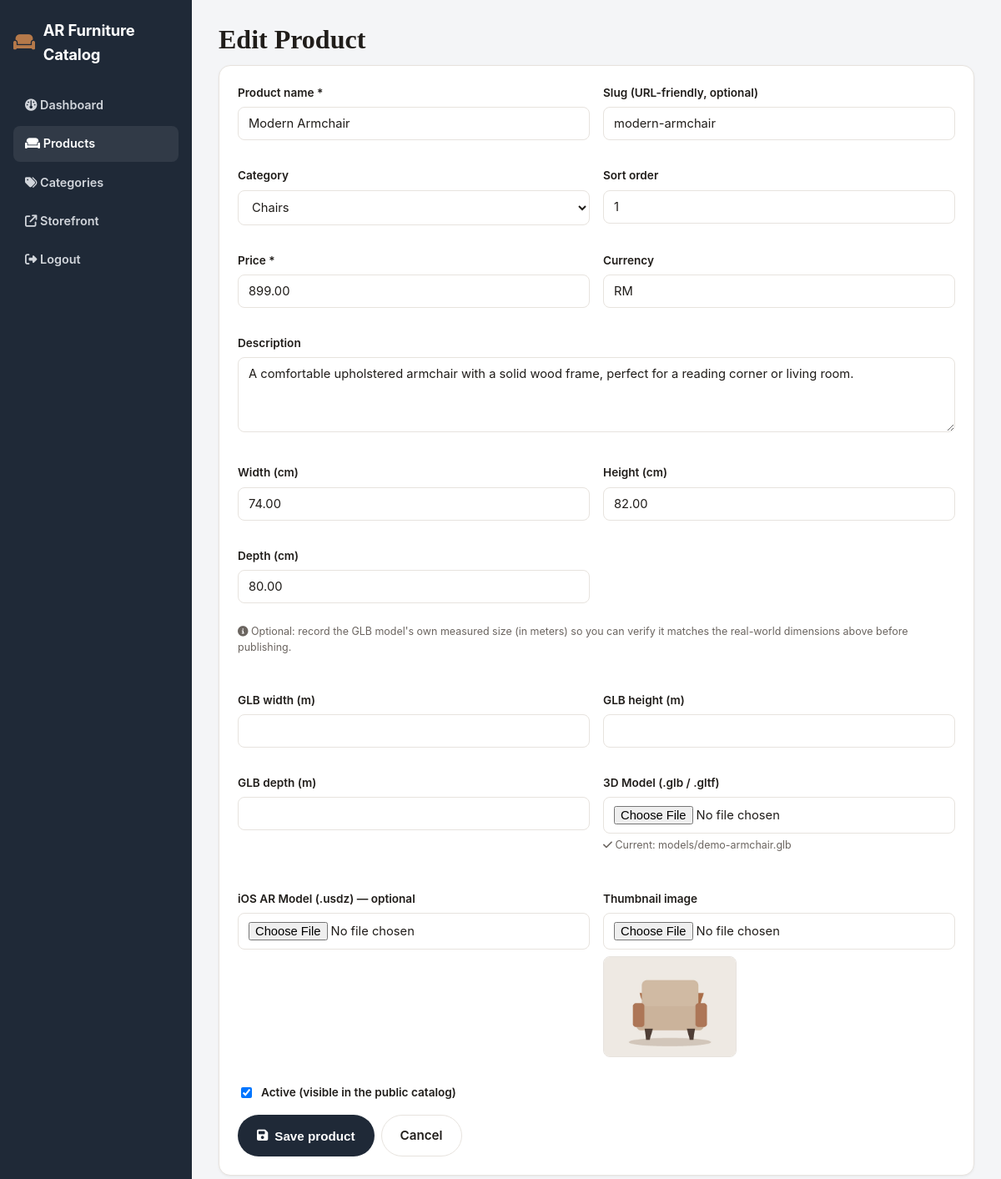
The app's page /admin/product_edit.php?id=1 (signed in) with its own data.
### tables this page shows
CREATE TABLE IF NOT EXISTS `products` (
  `id` INT UNSIGNED NOT NULL AUTO_INCREMENT,
  `category_id` INT UNSIGNED NULL,
  `slug` VARCHAR(160) NOT NULL,
  `name` VARCHAR(160) NOT NULL,
  `description` TEXT NULL,
  `price` DECIMAL(10,2) NOT NULL DEFAULT 0.00,
  `currency` VARCHAR(8) NOT NULL DEFAULT 'RM',
  `glb_path` VARCHAR(255) NULL,
  `usdz_path` VARCHAR(255) NULL,
  `thumb_path` VARCHAR(255) NULL,
  `width_cm` DECIMAL(8,2) NULL,
  `height_cm` DECIMAL(8,2) NULL,
  `depth_cm` DECIMAL(8,2) NULL,
  `glb_x_m` DECIMAL(8,4) NULL,
  `glb_y_m` DECIMAL(8,4) NULL,
  `glb_z_m` DECIMAL(8,4) NULL,
  `is_active` TINYINT(1) NOT NULL DEFAULT 1,
  `sort_order` INT NOT NULL DEFAULT 0,
  `created_at` DATETIME NOT NULL DEFAULT CURRENT_TIMESTAMP,
  `updated_at` DATETIME NOT NULL DEFAULT CURRENT_TIMESTAMP ON UPDATE CURRENT_TIMESTAMP,
  PRIMARY KEY (`id`),
  UNIQUE KEY `uq_products_slug` (`slug`),
  KEY `idx_products_category` (`category_id`),
  KEY `idx_products_active_sort` (`is_active`, `sort_order`),
  CONSTRAINT `fk_products_category`
    FOREIGN KEY (`category_id`) REFERENCES `categories` (`id`)
    ON DELETE SET NULL ON UPDATE CASCADE
);

CREATE TABLE IF NOT EXISTS `categories` (
  `id` INT UNSIGNED NOT NULL AUTO_INCREMENT,
  `slug` VARCHAR(120) NOT NULL,
  `name` VARCHAR(120) NOT NULL,
  `sort_order` INT NOT NULL DEFAULT 0,
  `is_active` TINYINT(1) NOT NULL DEFAULT 1,
  `created_at` DATETIME NOT NULL DEFAULT CURRENT_TIMESTAMP,
  PRIMARY KEY (`id`),
  UNIQUE KEY `uq_categories_slug` (`slug`)
);

### includes/products.php (called while the page is built, shortened)
<?php
require_once __DIR__ . '/db.php';
require_once __DIR__ . '/functions.php';
function products_get_by_id(int $id): ?array
{
    $pdo = get_db();
    $stmt = $pdo->prepare('SELECT * FROM products WHERE id = :id LIMIT 1');
    $stmt->execute(['id' => $id]);
    $row = $stmt->fetch();
    return $row ?: null;
}

### config/config.php (called while the page is built, shortened)
<?php
$envFile = dirname(__DIR__) . '/.env';
$env = is_file($envFile)
    ? parse_ini_file($envFile, false, INI_SCANNER_RAW)
    : [];
$envValue = static function (string $key, string $default = '') use ($env): string {
    $serverValue = getenv($key);
    if ($serverValue !== false) {
        return (string) $serverValue;
    }
    return isset($env[$key])
        ? (string) $env[$key]
        : $default;
};
return [
    'app' => [
        'name' => $envValue('APP_NAME', 'AR Furniture Catalog'),
        'base_url' => $envValue('APP_BASE_URL'),
        'timezone' => $envValue('APP_TIMEZONE', 'Asia/Kuala_Lumpur'),
        'default_currency' => 'RM',
    ],
    'db' => [
        'host' => $envValue('DB_HOST', 'localhost'),
        'name' => $envValue('DB_NAME', 'ar_furniture'),
        'user' => $envValue('DB_USER', 'root'),
        'pass' => $envValue('DB_PASS'),
        'charset' => 'utf8mb4',
    ],
    'uploads' => [
        'models_dir' => 'models',
        'thumbs_dir' => 'uploads/thumbs',
        'max_model_mb' => max(1, (int) $envValue('MAX_MODEL_MB', '100')),
        'max_image_mb' => max(1, (int) $envValue('MAX_IMAGE_MB', '5')),
        'allowed_model_ext' => ['glb', 'gltf', 'usdz'],
        'allowed_image_ext' => ['jpg', 'jpeg', 'png', 'webp'],
    ],
];

### includes/db.php (called while the page is built, shortened)
<?php
function get_db(): PDO
{
    static $pdo = null;
    if ($pdo instanceof PDO) {
        return $pdo;
    }
    $config = require __DIR__ . '/../config/config.php';
    $db = $config['db'];
    $dsn = sprintf(
        'mysql:host=%s;dbname=%s;charset=%s',
        $db['host'],
        $db['name'],
        $db['charset'] ?? 'utf8mb4'
    );
    try {
        $pdo = new PDO($dsn, $db['user'], $db['pass'], [
            PDO::ATTR_ERRMODE            => PDO::ERRMODE_EXCEPTION,
            PDO::ATTR_DEFAULT_FETCH_MODE => PDO::FETCH_ASSOC,
            PDO::ATTR_EMULATE_PREPARES   => false,
        ]);
    } catch (PDOException $e) {
        error_log('[AR Furniture] DB connection failed: ' . $e->getMessage());
        http_response_code(500);
        echo '<!doctype html><html><head><meta charset="utf-8">'
           . '<title>Service unavailable</title></head><body style="font-family:sans-serif;'
           . 'max-width:600px;margin:80px auto;text-align:center;color:#333;">'
           . '<h1>Database unavailable</h1>'
           . '<p>Please check the database configuration and try again shortly.</p>'
           . '</body></html>';
        exit;
    }
    return $pdo;
}

### includes/functions.php (called while the page is built, shortened)
<?php
function app_config(): array
{
    static $config = null;
    if ($config === null) {
        $config = require __DIR__ . '/../config/config.php';
    }
    return $config;
}
function h(?string $value): string
{
    return htmlspecialchars($value ?? '', ENT_QUOTES, 'UTF-8');
}
function base_url(): string
{
    $config = app_config();
    $isHttps = (
        (!empty($_SERVER['HTTPS']) && $_SERVER['HTTPS'] !== 'off') ||
        (($_SERVER['HTTP_X_FORWARDED_PROTO'] ?? '') === 'https') ||
        (($_SERVER['SERVER_PORT'] ?? '') == 443)
    );
    $scheme = $isHttps ? 'https' : 'http';
    $host   = $_SERVER['HTTP_HOST'] ?? 'localhost';
    $scriptDir = str_replace('\\', '/', dirname($_SERVER['SCRIPT_NAME'] ?? ''));
    foreach (['/admin', '/api'] as $sub) {
        if (substr($scriptDir, -strlen($sub)) === $sub) {
            $scriptDir = substr($scriptDir, 0, -strlen($sub));
        }
    }
    $scriptDir = rtrim($scriptDir, '/');
    return $scheme . '://' . $host . $scriptDir;
}
function url(string $path = ''): string
{
    $path = ltrim($path, '/');
    return base_url() . ($path !== '' ? '/' . $path : '');
}
function asset_url(?string $relativePath): ?string
{
    return url($relativePath);
}

### includes/categories.php (called while the page is built, shortened)
<?php
require_once __DIR__ . '/db.php';
require_once __DIR__ . '/functions.php';
function categories_get_all(): array
{
    $pdo = get_db();
    $stmt = $pdo->query(
        'SELECT c.id, c.slug, c.name, c.sort_order, c.is_active, c.created_at,
                (SELECT COUNT(*) FROM products p WHERE p.category_id = c.id) AS product_count
         FROM categories c
         ORDER BY c.sort_order ASC, c.name ASC'
    );
    return $stmt->fetchAll();
}

### admin/product_edit.php (the view, shortened to what this page needs)
<?php
require_once __DIR__ . '/../includes/functions.php';
require_once __DIR__ . '/../includes/products.php';
require_once __DIR__ . '/../includes/categories.php';
$id = isset($_GET['id']) ? (int) $_GET['id'] : null;
$existing = $id ? products_get_by_id($id) : null;
$formData = $existing ?? [
    'category_id' => '', 'slug' => '', 'name' => '', 'description' => '',
    'price' => '', 'currency' => 'RM', 'width_cm' => '', 'height_cm' => '',
    'depth_cm' => '', 'glb_x_m' => '', 'glb_y_m' => '', 'glb_z_m' => '',
    'is_active' => 1, 'sort_order' => 0,
    'glb_path' => null, 'usdz_path' => null, 'thumb_path' => null,
];
$categories = categories_get_all();
require __DIR__ . '/../includes/admin_layout.php';
?>
<div class="admin-card">
    <form method="post" enctype="multipart/form-data"
          action="<?= h(url('admin/product_edit.php' . ($existing ? '?id=' . (int) $existing['id'] : ''))) ?>">
        <div class="form-grid">
            <div class="form-group">
                <label for="name">Product name *</label>
                <input type="text" id="name" name="name" required value="<?= h((string) $formData['name']) ?>">
            </div>
            <div class="form-group">
                <label for="slug">Slug (URL-friendly, optional)</label>
                <input type="text" id="slug" name="slug" value="<?= h((string) ($formData['slug'] ?? '')) ?>" placeholder="auto-generated from name if left blank">
            </div>
            <div class="form-group">
                <label for="category_id">Category</label>
                <select id="category_id" name="category_id">
                    <?php foreach ($categories as $c): ?>
                        <option value="<?= (int) $c['id'] ?>" <?= (string) ($formData['category_id'] ?? '') === (string) $c['id'] ? 'selected' : '' ?>>
                            <?= h($c['name']) ?>
                        </option>
                    <?php endforeach; ?>
                </select>
            </div>
            <div class="form-group">
                <label for="sort_order">Sort order</label>
                <input type="number" id="sort_order" name="sort_order" value="<?= h((string) $formData['sort_order']) ?>">
            </div>
            <div class="form-group">
                <label for="price">Price *</label>
                <input type="number" step="0.01" min="0" id="price" name="price" required value="<?= h((string) $formData['price']) ?>">
            </div>
            <div class="form-group">
                <label for="currency">Currency</label>
                <input type="text" id="currency" name="currency" value="<?= h((string) $formData['currency']) ?>" maxlength="8">
            </div>
            <div class="form-group full">
                <label for="description">Description</label>
                <textarea id="description" name="description"><?= h((string) $formData['description']) ?></textarea>
            </div>
            <div class="form-group">
                <label for="width_cm">Width (cm)</label>
                <input type="number" step="0.1" id="width_cm" name="width_cm" value="<?= h((string) ($formData['width_cm'] ?? '')) ?>">
            </div>
            <div class="form-group">
                <label for="height_cm">Height (cm)</label>
                <input type="number" step="0.1" id="height_cm" name="height_cm" value="<?= h((string) ($formData['height_cm'] ?? '')) ?>">
            </div>
            <div class="form-group">
                <label for="depth_cm">Depth (cm)</label>
                <input type="number" step="0.1" id="depth_cm" name="depth_cm" value="<?= h((string) ($formData['depth_cm'] ?? '')) ?>">
            </div>
            <div class="form-group full">
                <p class="helper-text" style="margin-top:-8px;">
                    <i class="fa-solid fa-circle-info"></i>
                    Optional: record the GLB model's own measured size (in meters) so you can verify it
                    matches the real-world dimensions above before publishing.
                </p>
            </div>
            <div class="form-group">
                <label for="glb_x_m">GLB width (m)</label>
                <input type="number" step="0.0001" id="glb_x_m" name="glb_x_m" value="<?= h((string) ($formData['glb_x_m'] ?? '')) ?>">
            </div>
            <div class="form-group">
                <label for="glb_y_m">GLB height (m)</label>
                <input type="number" step="0.0001" id="glb_y_m" name="glb_y_m" value="<?= h((string) ($formData['glb_y_m'] ?? '')) ?>">
            </div>
            <div class="form-group">
                <label for="glb_z_m">GLB depth (m)</label>
                <input type="number" step="0.0001" id="glb_z_m" name="glb_z_m" value="<?= h((string) ($formData['glb_z_m'] ?? '')) ?>">
            </div>
            <div class="form-group">
                <label for="glb_file">3D Model (.glb / .gltf)</label>
                <input type="file" id="glb_file" name="glb_file" accept=".glb,.gltf">
                <?php if (!empty($formData['glb_path'])): ?>
                    <p class="helper-text"><i class="fa-solid fa-check"></i> Current: <?= h((string) $formData['glb_path']) ?></p>
                <?php endif; ?>
            </div>
            <div class="form-group">
                <label for="usdz_file">iOS AR Model (.usdz) — optional</label>
                <input type="file" id="usdz_file" name="usdz_file" accept=".usdz">
            </div>
            <div class="form-group">
                <label for="thumb_file">Thumbnail image</label>
                <input type="file" id="thumb_file" name="thumb_file" accept=".jpg,.jpeg,.png,.webp">
                <?php if (!empty($formData['thumb_path'])): ?>
                    <img src="<?= h(asset_url((string) $formData['thumb_path'])) ?>" class="thumb-preview" alt="Current thumbnail">
                <?php endif; ?>
            </div>
            <div class="form-group full">
                <div class="checkbox-row">
                    <input type="checkbox" id="is_active" name="is_active" value="1" <?= !empty($formData['is_active']) ? 'checked' : '' ?>>
                    <label for="is_active" style="margin:0;">Active (visible in the public catalog)</label>
                </div>
            </div>
        </div>
        <div class="action-row">
            <button type="submit" class="btn btn-primary"><i class="fa-solid fa-floppy-disk"></i> Save product</button>
            <a href="<?= h(url('admin/index.php')) ?>" class="btn btn-outline">Cancel</a>
        </div>
    </form>
</div>
<?php require __DIR__ . '/../includes/admin_layout_end.php'; ?>

### css/styles.css (style rules this page uses)
:root { --color-bg: #faf9f7; --color-surface: #ffffff; --color-text: #201d1a; --color-muted: #6b6560; --color-border: #e7e3de; --color-primary: #1f2937; --color-primary-hover: #111827; --color-accent: #b5794a; --color-accent-hover: #9c6539; --color-success: #2f7a4a; --color-danger: #b3261e; --radius: 14px; --radius-sm: 8px; --shadow-sm: 0 1px 3px rgba(20, 16, 10, 0.06); --shadow-md: 0 8px 24px rgba(20, 16, 10, 0.08); --font-body: -apple-system, BlinkMacSystemFont, "Segoe UI", Roboto, Helvetica, Arial, sans-serif; --font-heading: Georgia, "Times New Roman", serif; --container-max: 1200px; }
* { box-sizing: border-box; }
html, body { margin: 0; padding: 0; }
body { background: var(--color-bg); color: var(--color-text); font-family: var(--font-body); line-height: 1.55; -webkit-font-smoothing: antialiased; }
img { max-width: 100%; display: block; }
a { color: inherit; text-decoration: none; }
p { margin: 0 0 12px; color: var(--color-muted); }
.btn { display: inline-flex; align-items: center; justify-content: center; gap: 8px; padding: 12px 22px; border-radius: 999px; font-weight: 600; font-size: 0.95rem; border: 1px solid transparent; cursor: pointer; transition: transform 0.1s ease, background 0.15s ease, box-shadow 0.15s ease; }
.btn-primary { background: var(--color-primary); color: #fff; }
.btn-outline { background: transparent; border-color: var(--color-border); color: var(--color-text); }
.admin-body { background: #f4f5f7; }
.admin-card { background: #fff; border-radius: var(--radius); border: 1px solid var(--color-border); padding: 22px; box-shadow: var(--shadow-sm); margin-bottom: 22px; }
.form-grid { display: grid; grid-template-columns: 1fr 1fr; gap: 16px; }
.form-group { margin-bottom: 16px; }
.form-group.full { grid-column: 1 / -1; }
label { display: block; font-weight: 600; font-size: 0.85rem; margin-bottom: 6px; }
input[type=text], input[type=number], input[type=password], input[type=file], select, textarea { width: 100%; padding: 10px 12px; border: 1px solid var(--color-border); border-radius: var(--radius-sm); font-size: 0.92rem; font-family: inherit; background: #fff; color: var(--color-text); }
textarea { resize: vertical; min-height: 90px; }
.checkbox-row { display: flex; align-items: center; gap: 8px; }
.checkbox-row input { width: auto; }
.thumb-preview { width: 100%; max-width: 160px; border-radius: var(--radius-sm); border: 1px solid var(--color-border); margin-top: 8px; }
.helper-text { font-size: 0.78rem; color: var(--color-muted); margin-top: 4px; }
.action-row { display: flex; gap: 8px; flex-wrap: wrap; }

### records on screen
products: name "Modern Armchair", slug "modern-armchair", category_id "Chairs", sort_order "1", price "899.00", currency "RM", description "A comfortable upholstered armchair with a solid wood frame, perfect for a reading corner or living room.", width_cm "74.00", height_cm "82.00", depth_cm "80.00", glb_path "models/demo-armchair.glb", thumb_path (picture), is_active "☑"

### other values on screen
$config['app']['name'] "AR Furniture Catalog"
$pageTitle "Edit Product"
